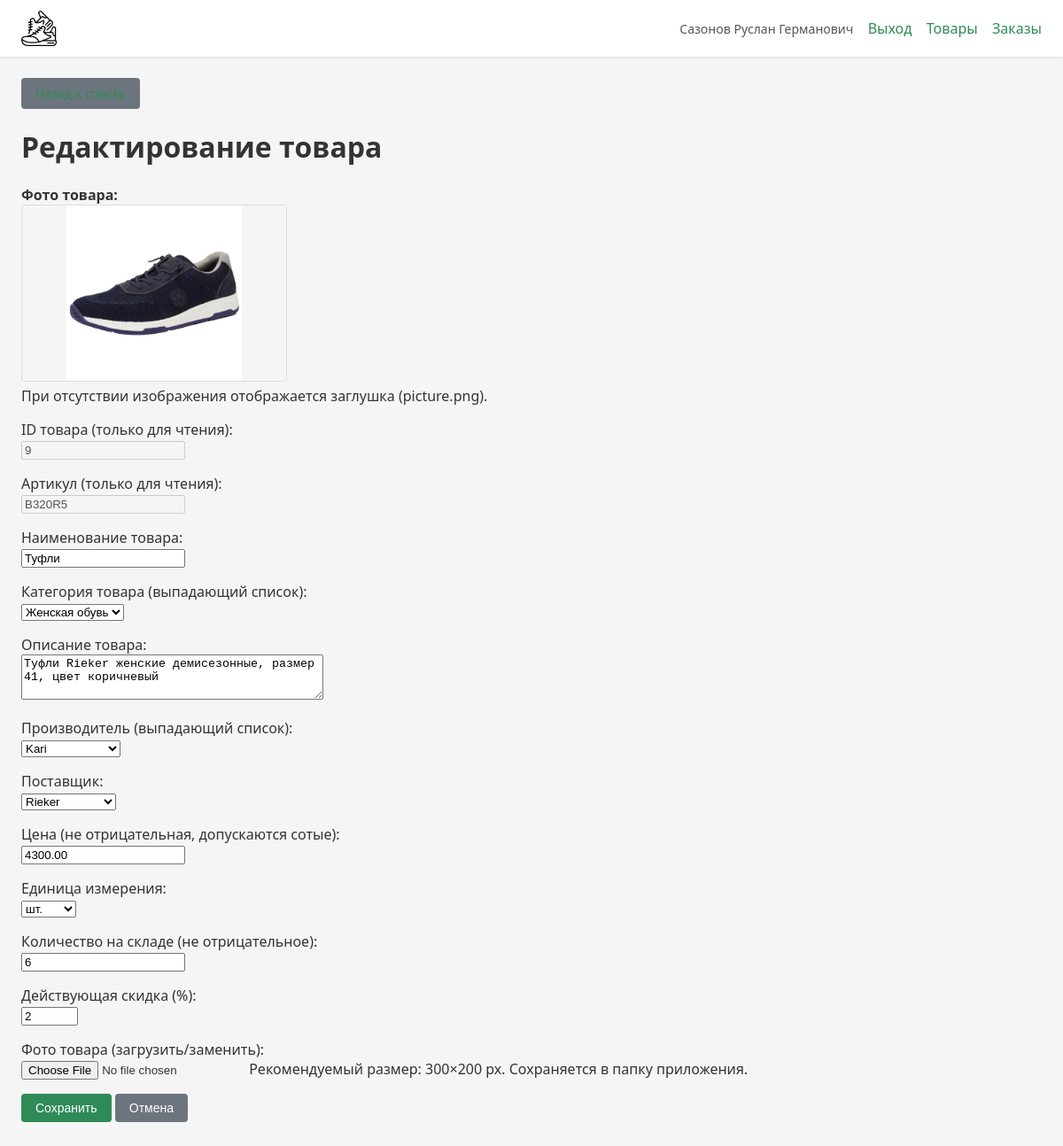
Page /product/9/edit/ (signed in) on the committed database.
### shop/models.py (models this page shows, shortened)
class UserProfile(models.Model):
    ROLE_CLIENT = 'client'
    ROLE_MANAGER = 'manager'
    ROLE_ADMIN = 'admin'
    ROLE_CHOICES = [
        (ROLE_CLIENT, 'Клиент'),
        (ROLE_MANAGER, 'Менеджер'),
        (ROLE_ADMIN, 'Администратор'),
    ]
    user = models.OneToOneField(
        settings.AUTH_USER_MODEL,
        on_delete=models.CASCADE,
        related_name='profile',
    )
    role = models.CharField(max_length=20, choices=ROLE_CHOICES)
    full_name = models.CharField('ФИО', max_length=255)
    class Meta:
        db_table = 'shop_user_profile'

class Product(models.Model):
    article = models.CharField('Артикул', max_length=50, unique=True, db_index=True)
    name = models.CharField('Наименование товара', max_length=255)
    category = models.ForeignKey(
        Category,
        on_delete=models.PROTECT,
        related_name='products',
        verbose_name='Категория товара',
    )
    description = models.TextField('Описание товара', blank=True)
    producer = models.ForeignKey(
        Producer,
        on_delete=models.PROTECT,
        related_name='products',
        verbose_name='Производитель',
    )
    supplier = models.ForeignKey(
        Supplier,
        on_delete=models.PROTECT,
        related_name='products',
        verbose_name='Поставщик',
    )
    price = models.DecimalField(
        'Цена',
        max_digits=10,
        decimal_places=2,
        validators=[],
    )
    unit = models.ForeignKey(
        Unit,
        on_delete=models.PROTECT,
        related_name='products',
        verbose_name='Единица измерения',
    )
    quantity = models.PositiveIntegerField('Количество на складе', default=0)
    discount = models.PositiveIntegerField(
        'Действующая скидка (%)',
        default=0,
    )
    image = models.CharField(
        'Путь к фото',
        max_length=500,
        blank=True,
        help_text='Путь к файлу изображения относительно MEDIA',
    )
    class Meta:
        db_table = 'shop_product'
        verbose_name = 'Товар'
        verbose_name_plural = 'Товары'
        ordering = ['article']

### shop/views.py (the view)
# urls.py: path('product/<int:pk>/edit/', views.product_edit, name='product_edit'),
def product_edit(request, pk):
    return product_edit_dispatch(request, pk=pk)

### shop/context_processors.py (called while the page is built)
def shop_context(request):
    from .views import get_user_role, get_user_fio
    return {
        'role': get_user_role(request),
        'user_fio': get_user_fio(request),
    }

### shop/models.py (called while the page is built)
    def __str__(self):
        return self.name

    def __str__(self):
        return self.name

    def __str__(self):
        return self.name

    def __str__(self):
        return self.name

### shop/views.py (called while the page is built)
def get_user_role(request):
    if not request.user.is_authenticated:
        return None
    try:
        return request.user.profile.role
    except UserProfile.DoesNotExist:
        return 'client'

def get_user_fio(request):
    if not request.user.is_authenticated:
        return ''
    try:
        return request.user.profile.full_name or request.user.get_full_name() or request.user.username
    except UserProfile.DoesNotExist:
        return request.user.get_full_name() or request.user.username

def product_image_url(product):
    if product and product.image and product.image.strip():
        path = Path(settings.MEDIA_ROOT) / product.image.strip()
        if path.exists():
            return f'{settings.MEDIA_URL}{product.image.strip()}'
    return '/static/img/picture.png'

### shop/templates/shop/product_form.html (shortened to what this page needs)
{% extends 'shop/base.html' %}
{% block nav %}
    <a href="{% url 'shop:product_list' %}" class="btn btn-secondary">Назад к списку</a>
{% endblock %}
{% block content %}
<h1>{% if is_edit %}Редактирование товара{% else %}Добавление товара{% endif %}</h1>
<form method="post" enctype="multipart/form-data">
    <p style="margin-bottom: 16px;">
        <strong>Фото товара:</strong><br>
        <img src="{{ product_image_url }}" alt="" class="product-img" style="width: 300px; height: 200px; object-fit: contain; border: 1px solid #ddd;" id="imgPreview" onerror="this.src='/static/img/picture.png'"><br>
        При отсутствии изображения отображается заглушка (picture.png).
    </p>
    {% if is_edit %}
    <p>
        <label>ID товара (только для чтения):</label><br>
        <input type="text" value="{{ product.id }}" readonly disabled>
    </p>
    <p>
        <label>Артикул (только для чтения):</label><br>
        {{ form.article }}
    </p>
    {% else %}
    <p>
        <label>Артикул (при добавлении вычисляется автоматически, можно задать вручную):</label><br>
        {{ form.article }}
        {% if form.article.errors %}<span style="color: red;">{{ form.article.errors }}</span>{% endif %}
    </p>
    {% endif %}
    <p>
        <label>{{ form.name.label }}:</label><br>
        {{ form.name }}
    </p>
    <p>
        <label>{{ form.category.label }} (выпадающий список):</label><br>
        {{ form.category }}
    </p>
    <p>
        <label>{{ form.description.label }}:</label><br>
        {{ form.description }}
    </p>
    <p>
        <label>{{ form.producer.label }} (выпадающий список):</label><br>
        {{ form.producer }}
    </p>
    <p>
        <label>{{ form.supplier.label }}:</label><br>
        {{ form.supplier }}
    </p>
    <p>
        <label>{{ form.price.label }} (не отрицательная, допускаются сотые):</label><br>
        {{ form.price }}
    </p>
    <p>
        <label>{{ form.unit.label }}:</label><br>
        {{ form.unit }}
    </p>
    <p>
        <label>{{ form.quantity.label }} (не отрицательное):</label><br>
        {{ form.quantity }}
    </p>
    <p>
        <label>{{ form.discount.label }}:</label><br>
        {{ form.discount }}
    </p>
    <p>
        <label>{{ form.image_upload.label }}:</label><br>
        {{ form.image_upload }}
        {{ form.image_upload.help_text }}
    </p>
    <p>
        <button type="submit" class="btn">Сохранить</button>
        <button type="submit" name="cancel" value="1" class="btn btn-secondary">Отмена</button>
    </p>
</form>
{% endblock %}

### shop/templates/shop/base.html (shortened to what this page needs)
{% load static %}
<!DOCTYPE html>
<html lang="ru">
<head>
</head>
<body>
    <header class="header">
        <img src="{% static 'img/Icon.png' %}" alt="Логотип" class="logo" onerror="this.style.display='none'">
        <div>
            {% if user_fio %}<span class="user-fio">{{ user_fio }}</span>{% endif %}
            {% if user.is_authenticated %}<a href="{% url 'shop:logout' %}">Выход</a>{% else %}<a href="{% url 'shop:login' %}">Войти</a>{% endif %}
            <a href="{% url 'shop:product_list' %}">Товары</a>
            {% if role == 'manager' or role == 'admin' %}<a href="{% url 'shop:order_list' %}">Заказы</a>{% endif %}
        </div>
    </header>
    <main class="container">
        <div class="nav">{% block nav %}{% endblock %}</div>
        {% block content %}{% endblock %}
    </main>
</body>
</html>

### shop/templates/shop/base.html (style rules this page uses)
:root { --bg: #f5f5f5; --card: #fff; --primary: #2E8B57; --danger: #c00; --out-of-stock: #add8e6; }
* { box-sizing: border-box; }
body { font-family: 'Segoe UI', Tahoma, sans-serif; margin: 0; background: var(--bg); color: #333; }
.header { background: var(--card); padding: 12px 24px; display: flex; justify-content: space-between; align-items: center; box-shadow: 0 1px 3px rgba(0,0,0,.1); }
.header .logo { height: 40px; }
.header .user-fio { font-size: 14px; color: #555; }
.header a { color: #2E8B57; text-decoration: none; margin-left: 12px; }
.container { max-width: 1200px; margin: 0 auto; padding: 24px; }
.nav { margin-bottom: 16px; }
.nav a { margin-right: 12px; color: #2E8B57; }
.btn { display: inline-block; padding: 8px 16px; background: #2E8B57; color: #fff; border: none; border-radius: 4px; cursor: pointer; text-decoration: none; font-size: 14px; }
.btn-secondary { background: #6c757d; }
.product-img { width: 80px; height: 60px; object-fit: cover; border-radius: 4px; }
label { margin-right: 8px; }

### rows in the picture
UserProfile: full_name "Сазонов Руслан Германович"
Product: id "9", article "B320R5", name "Туфли", category "Женская обувь", description "Туфли Rieker женские демисезонные, размер 41, цвет коричневый", producer "Kari", supplier "Rieker", price "4300.00", unit "шт.", quantity "6", discount "2"
